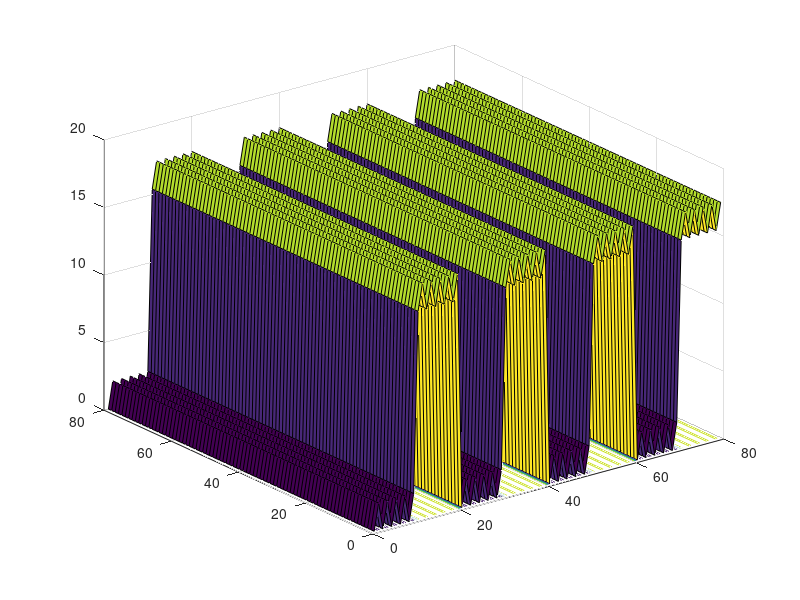

Write the MATLAB code that produced this figure.
% one (of many) ways to generate array 'stripes'
stripes=repmat([zeros(1,10) ones(1,10)],80,4);
spy(stripes)
% multiplication:
stripes=stripes*15.4;
% nothing changes in the plot because 'spy' plots all numbers
% different from zero as a dot on the figure
spy(stripes)
% for the same reason, adding any nonzero values to stripes
% changes things dramatically
stripes(:,2:2:end)=stripes(:,2:2:end)+2;
spy(stripes)
% just for the fun of it, and as a preview of the graphics
% session, take a look at a 3d-plot of stripes
surfc(stripes)